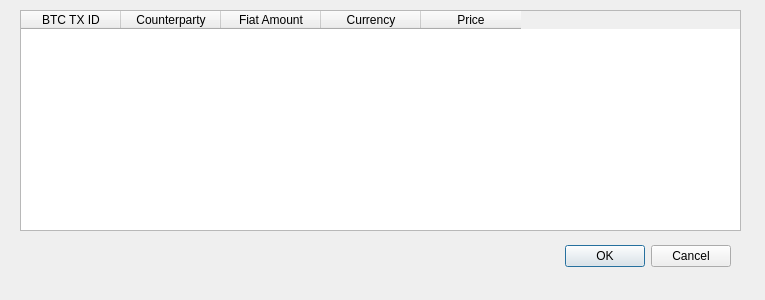
<?xml version="1.0" encoding="UTF-8"?>
<ui version="4.0">
 <class>CurrentTxList</class>
 <widget class="QDialog" name="CurrentTxList">
  <property name="geometry">
   <rect>
    <x>0</x>
    <y>0</y>
    <width>765</width>
    <height>300</height>
   </rect>
  </property>
  <property name="windowTitle">
   <string>Dialog</string>
  </property>
  <widget class="QDialogButtonBox" name="buttonBox">
   <property name="geometry">
    <rect>
     <x>390</x>
     <y>240</y>
     <width>341</width>
     <height>32</height>
    </rect>
   </property>
   <property name="orientation">
    <enum>Qt::Horizontal</enum>
   </property>
   <property name="standardButtons">
    <set>QDialogButtonBox::Cancel|QDialogButtonBox::Ok</set>
   </property>
  </widget>
  <widget class="QTableWidget" name="txList">
   <property name="geometry">
    <rect>
     <x>20</x>
     <y>10</y>
     <width>721</width>
     <height>221</height>
    </rect>
   </property>
   <property name="toolTip">
    <string>Shows the committed contracts which have not so far been fulfilled</string>
   </property>
   <column>
    <property name="text">
     <string>BTC TX ID</string>
    </property>
    <property name="toolTip">
     <string/>
    </property>
   </column>
   <column>
    <property name="text">
     <string>Counterparty</string>
    </property>
   </column>
   <column>
    <property name="text">
     <string>Fiat Amount</string>
    </property>
   </column>
   <column>
    <property name="text">
     <string>Currency</string>
    </property>
   </column>
   <column>
    <property name="text">
     <string>Price</string>
    </property>
   </column>
  </widget>
 </widget>
 <resources/>
 <connections>
  <connection>
   <sender>buttonBox</sender>
   <signal>accepted()</signal>
   <receiver>CurrentTxList</receiver>
   <slot>accept()</slot>
   <hints>
    <hint type="sourcelabel">
     <x>248</x>
     <y>254</y>
    </hint>
    <hint type="destinationlabel">
     <x>157</x>
     <y>274</y>
    </hint>
   </hints>
  </connection>
  <connection>
   <sender>buttonBox</sender>
   <signal>rejected()</signal>
   <receiver>CurrentTxList</receiver>
   <slot>reject()</slot>
   <hints>
    <hint type="sourcelabel">
     <x>316</x>
     <y>260</y>
    </hint>
    <hint type="destinationlabel">
     <x>286</x>
     <y>274</y>
    </hint>
   </hints>
  </connection>
 </connections>
</ui>
